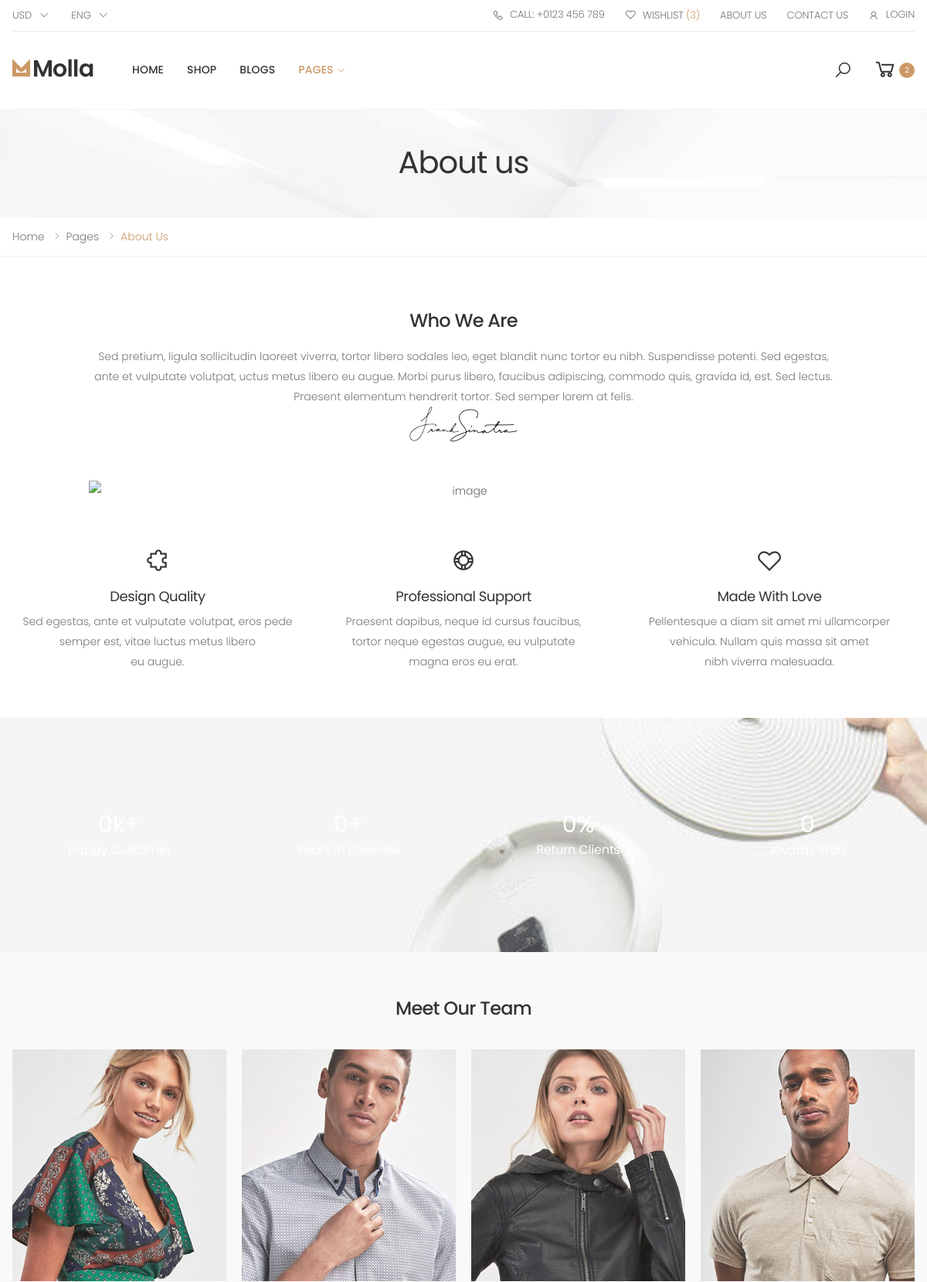
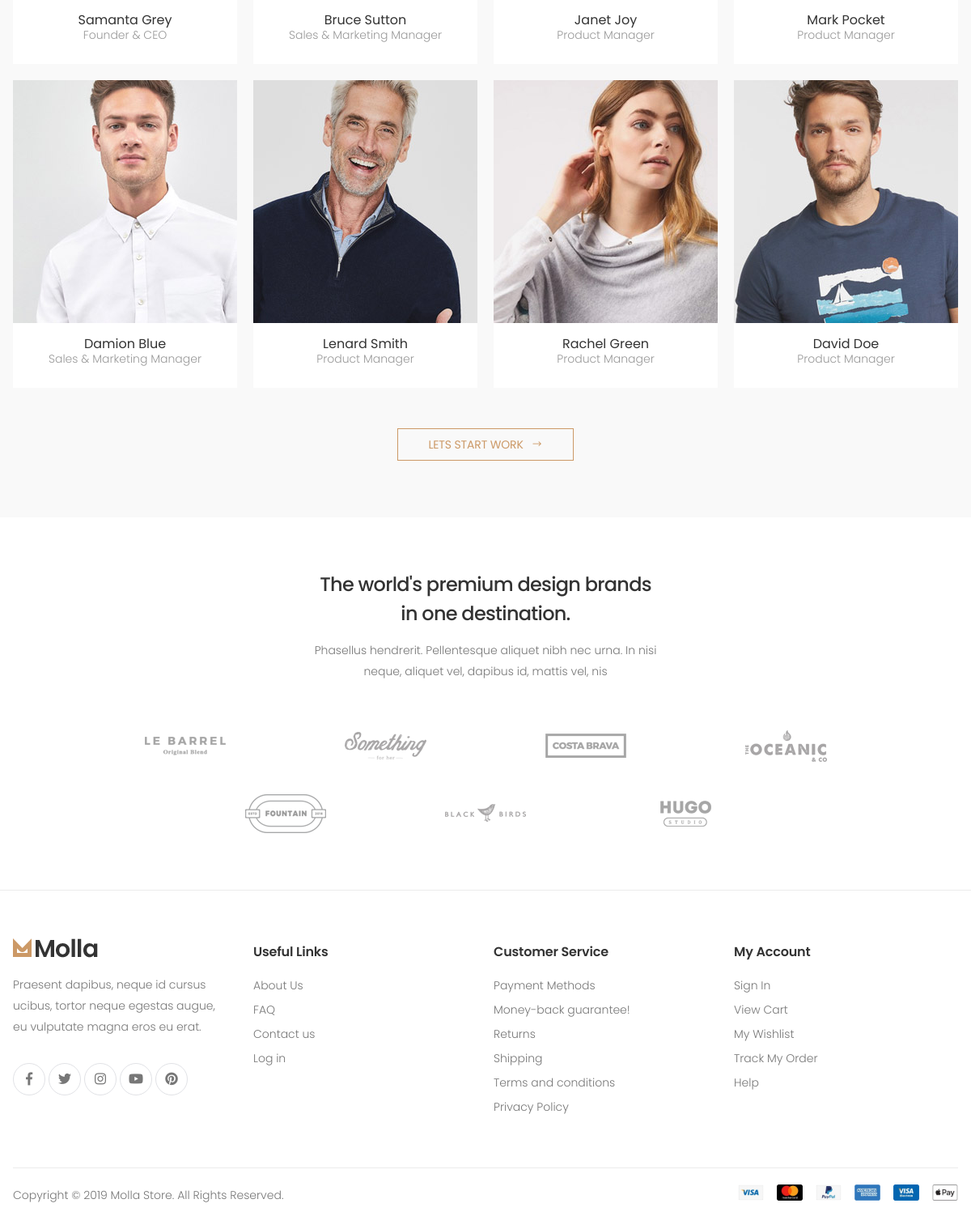
Page /about.php on the committed database (2 pictures, top to bottom).
### tables this page shows
CREATE TABLE `statistics` (
  `id` int(11) NOT NULL,
  `title` varchar(255) DEFAULT NULL,
  `count_value` int(11) DEFAULT NULL,
  `unit` varchar(50) DEFAULT NULL
);

CREATE TABLE `team` (
  `id` int(11) NOT NULL,
  `name` varchar(255) DEFAULT NULL,
  `designation` varchar(255) DEFAULT NULL,
  `photo` varchar(255) DEFAULT NULL,
  `facebook_url` varchar(255) DEFAULT NULL,
  `twitter_url` varchar(255) DEFAULT NULL,
  `instagram_url` varchar(255) DEFAULT NULL
);

CREATE TABLE `brands` (
  `brand_id` int(11) NOT NULL,
  `brand_name` char(50) NOT NULL,
  `image_src` varchar(255) DEFAULT NULL,
  `image_alt` varchar(255) DEFAULT NULL,
  `details` varchar(255) NOT NULL,
  `created_at` timestamp NOT NULL DEFAULT current_timestamp()
);

### components/about/team.php (the view, shortened to what this page needs)
<?php
$query = "SELECT * FROM `team`";
$team_query = $conn->query($query);
?>
<div class="bg-light-2 pt-6 pb-7 mb-6">
    <div class="container">
        <h2 class="title text-center mb-4">Meet Our Team</h2>
        <div class="row">
            <?php
            while ($row = $team_query->fetch_object()) {
            ?>
                <div class="col-sm-6 col-lg-3">
                    <div class="member member-2 text-center">
                        <figure class="member-media">
                            <img src="<?= $row->photo; ?>" alt="member photo">
                        </figure>
                        <div class="member-content">
                            <h3 class="member-title"><?= $row->name; ?><span><?= $row->designation; ?></span></h3>
                        </div>
                    </div>
                </div>
            <?php  } ?>
        </div>
        <div class="text-center mt-3">
            <a href="blog.html" class="btn btn-sm btn-minwidth-lg btn-outline-primary-2">
                <span>LETS START WORK</span>
                <i class="icon-long-arrow-right"></i>
            </a>
        </div>
    </div>
</div>

### about.php (shortened to what this page needs)
<!DOCTYPE html>
<html lang="en">
<head>
    <link rel="stylesheet" href="assets/css/bootstrap.min.css">
    <link rel="stylesheet" href="assets/css/style.css">
</head>
<body></body>
<div class="page-wrapper">
    <?php
    include_once("./components/commonHF/header.php");;
    ?>
    <main class="main">
        <div class="page-header text-center" style="background-image: url('assets/images/page-header-bg.jpg')">
            <div class="container">
                <h1 class="page-title">About us</h1>
            </div>
        </div>
        <nav aria-label="breadcrumb" class="breadcrumb-nav">
            <div class="container">
                <ol class="breadcrumb">
                    <li class="breadcrumb-item"><a href="./">Home</a></li>
                    <li class="breadcrumb-item"><a href="javascript:void(0)">Pages</a></li>
                    <li class="breadcrumb-item"><a href="about" class="<?= substr(basename($_SERVER['PHP_SELF']), 0, -4) == "about" ? "active" : null ?>">About us</a></li>
                </ol>
            </div>
        </nav>
        <div class="page-content pb-3">
            <div class="container">
                <div class="row">
                    <div class="col-lg-10 offset-lg-1">
                        <div class="about-text text-center mt-3">
                            <h2 class="title text-center mb-2">Who We Are</h2>
                            <p>Sed pretium, ligula sollicitudin laoreet viverra, tortor libero sodales leo, eget blandit nunc tortor eu nibh. Suspendisse potenti. Sed egestas, ante et vulputate volutpat, uctus metus libero eu augue. Morbi purus libero, faucibus adipiscing, commodo quis, gravida id, est. Sed lectus. Praesent elementum hendrerit tortor. Sed semper lorem at felis. </p>
                            <img src="assets/images/about/about-2/signature.png" alt="signature" class="mx-auto mb-5">
                            <img src="assets/images/about/about-2/img-1.jpg" alt="image" class="mx-auto mb-6">
                        </div>
                    </div>
                </div>
                <div class="row justify-content-center">
                    <div class="col-lg-4 col-sm-6">
                        <div class="icon-box icon-box-sm text-center">
                            <span class="icon-box-icon">
                                <i class="icon-puzzle-piece"></i>
                            </span>
                            <div class="icon-box-content">
                                <h3 class="icon-box-title">Design Quality</h3>
                                <p>Sed egestas, ante et vulputate volutpat, eros pede semper est, vitae luctus metus libero <br>eu augue.</p>
                            </div>
                        </div>
                    </div>
                    <div class="col-lg-4 col-sm-6">
                        <div class="icon-box icon-box-sm text-center">
                            <span class="icon-box-icon">
                                <i class="icon-life-ring"></i>
                            </span>
                            <div class="icon-box-content">
                                <h3 class="icon-box-title">Professional Support</h3>
                                <p>Praesent dapibus, neque id cursus faucibus, <br>tortor neque egestas augue, eu vulputate <br>magna eros eu erat. </p>
                            </div>
                        </div>
                    </div>
                    <div class="col-lg-4 col-sm-6">
                        <div class="icon-box icon-box-sm text-center">
                            <span class="icon-box-icon">
                                <i class="icon-heart-o"></i>
                            </span>
                            <div class="icon-box-content">
                                <h3 class="icon-box-title">Made With Love</h3>
                                <p>Pellentesque a diam sit amet mi ullamcorper <br>vehicula. Nullam quis massa sit amet <br>nibh viverra malesuada.</p>
                            </div>
                        </div>
                    </div>
                </div>
            </div>
            <?php include_once("./components/about/statistics.php"); ?>
            <?php include_once("./components/about/team.php");
            $query = "SELECT * FROM `brands`";
            $brands = $conn->query($query);
            ?>
            <div class="container">
                <div class="row">
                    <div class="col-lg-10 offset-lg-1">
                        <div class="brands-text text-center mx-auto mb-6">
                            <h2 class="title">The world's premium design brands in one destination.</h2>
                            <p>Phasellus hendrerit. Pellentesque aliquet nibh nec urna. In nisi neque, aliquet vel, dapibus id, mattis vel, nis</p>
                        </div>
                        <div class="brands-display">
                            <div class="row justify-content-center">
                                <?php
                                while ($brand = $brands->fetch_object()) {
                                ?>
                                    <div class="col-6 col-sm-4 col-md-3">
                                        <a href="#" class="brand">
                                            <img src="<?= $brand->image_src ?>" alt="<?= $brand->image_alt ?>">
                                        </a>
                                    </div>
                                <?php
                                }
                                ?>
                            </div>
                        </div>
                    </div>
                </div>
            </div>
        </div>
    </main>
    <?php
    include_once("./components/commonHF/footer.php");
    ?>
    </body>
</html>

### components/commonHF/header.php (shortened to what this page needs)
<header class="header">
    <div class="header-top">
        <div class="container">
            <div class="header-left">
                <div class="header-dropdown">
                    <a href="#">Usd</a>
                </div>
                <div class="header-dropdown">
                    <a href="#">Eng</a>
                </div>
            </div>
            <div class="header-right">
                <ul class="top-menu">
                    <li>
                        <ul>
                            <li><a href="tel:#"><i class="icon-phone"></i>Call: +0123 456 789</a></li>
                            <li><a href="wishlist"><i class="icon-heart-o"></i>Wishlist <span>(3)</span></a></li>
                            <li><a href="about">About Us</a></li>
                            <li><a href="contact">Contact Us</a></li>
                            <?php
                            $pagename = pathinfo($_SERVER['PHP_SELF'], PATHINFO_FILENAME);
                            if ($pagename !== "login") {
                            ?>
                                <li><a href="#signin-modal" data-toggle="modal"><i class="icon-user"></i>Login</a></li>
                            <?php
                            }
                            ?>
                        </ul>
                    </li>
                </ul>
            </div>
        </div>
    </div>
    <div class="header-middle sticky-header">
        <div class="container">
            <div class="header-left">
                <a href="./" class="logo">
                    <img src="assets/images/logo.png" alt="Molla Logo" width="105" height="25">
                </a>
                <nav class="main-nav">
                    <ul class="menu sf-arrows">
                        <li class="<?= $pagename == "./" ? "active" : null ?>">
                            <a href="./" style="padding-right: 0;">Home</a>
                        </li>
                        <li>
                            <a href="category" style="padding-right: 0;">Shop</a>
                        </li>
                        <li class="<?= $pagename == "blog-listing" ? "active" : null ?>">
                            <a href="blog-listing" style="padding-right: 0;">Blogs</a>
                        </li>
                        <li class="<?= ($pagename == "about" || $pagename == "contact" || $pagename == "login" ||  $pagename == "faq") ? "active" : null ?>">
                            <a href="javascript:void(0)" class="sf-with-ul">Pages</a>
                        </li>
                    </ul>
                </nav>
            </div>
            <div class=" header-right">
                <div class="header-search">
                    <a href="#" class="search-toggle" role="button" title="Search"><i class="icon-search"></i></a>
                </div>
                <div class="dropdown cart-dropdown">
                    <a href="cart" class="dropdown-toggle <?= $pagename == "cart" ? "active_cart" : null ?>">
                        <i class="icon-shopping-cart"></i>
                        <span class="cart-count">2</span>
                    </a>
                </div>
            </div>
        </div>
    </div>
</header>

### components/about/statistics.php
<?php
$query = "SELECT * FROM `statistics`";
$statistics_query = $conn->query($query)
?>
<div class="bg-image pt-7 pb-5 pt-md-12 pb-md-9" style="background-image: url(assets/images/backgrounds/bg-4.jpg)">
    <div class="container">
        <div class="row">
            <?php
            while ($row = $statistics_query->fetch_object()) {
            ?>
                <div class="col-6 col-md-3">
                    <div class="count-container text-center">
                        <div class="count-wrapper text-white">
                            <span class="count" data-from="0" data-to="<?= $row->count_value; ?>" data-speed="3000" data-refresh-interval="50">0</span><?= $row->unit; ?>
                        </div>
                        <h3 class="count-title text-white"><?= $row->title; ?></h3>
                    </div>
                </div>
            <?php } ?>
        </div>
    </div>
</div>

### components/commonHF/footer.php (shortened to what this page needs)
<?php
include_once("./db.php");
?>
<footer class="footer">
    <div class="footer-middle">
        <div class="container">
            <div class="row">
                <div class="col-sm-6 col-lg-3">
                    <div class="widget widget-about">
                        <img src="assets/images/logo.png" class="footer-logo" alt="Footer Logo" width="105" height="25">
                        <p>Praesent dapibus, neque id cursus ucibus, tortor neque egestas augue, eu vulputate
                            magna eros eu erat. </p>
                        <?php
                        $social_media_query = $conn->query("SELECT * FROM `social_media`");
                        $exist = $social_media_query->num_rows;
                        if ($exist !== 0 || $exist > 0 || $exist == 1) {
                            $fetch = $social_media_query->fetch_assoc();
                        ?>
                            <div class="social-icons">
                                <a href="<?= $fetch['facebook_link'] ?>" class="social-icon" target="_blank" title="Facebook"><i class="icon-facebook-f"></i></a>
                                <a href="<?= $fetch['twitter_link'] ?>" class="social-icon" target="_blank" title="Twitter"><i class="icon-twitter"></i></a>
                                <a href="<?= $fetch['instagram_link'] ?>" class="social-icon" target="_blank" title="Instagram"><i class="icon-instagram"></i></a>
                                <a href="<?= $fetch['youtube_link'] ?>" class="social-icon" target="_blank" title="Youtube"><i class="icon-youtube"></i></a>
                                <a href="<?= $fetch['pinterest_link'] ?>" class="social-icon" target="_blank" title="Pinterest"><i class="icon-pinterest"></i></a>
                            </div>
                        <?php
                        }
                        ?>
                    </div>
                </div>
                <div class="col-sm-6 col-lg-3">
                    <div class="widget">
                        <h4 class="widget-title">Useful Links</h4>
                        <ul class="widget-list">
                            <li><a href="about">About Us</a></li>
                            <li><a href="faq">FAQ</a></li>
                            <li><a href="contact">Contact us</a></li>
                            <li><a href="login">Log in</a></li>
                        </ul>
                    </div>
                </div>
                <div class="col-sm-6 col-lg-3">
                    <div class="widget">
                        <h4 class="widget-title">Customer Service</h4>
                        <ul class="widget-list">
                            <li><a href="javascript:void(0)">Payment Methods</a></li>
                            <li><a href="javascript:void(0)">Money-back guarantee!</a></li>
                            <li><a href="javascript:void(0)">Returns</a></li>
                            <li><a href="javascript:void(0)">Shipping</a></li>
                            <li><a href="javascript:void(0)">Terms and conditions</a></li>
                            <li><a href="javascript:void(0)">Privacy Policy</a></li>
                        </ul>
                    </div>
                </div>
                <div class="col-sm-6 col-lg-3">
                    <div class="widget">
                        <h4 class="widget-title">My Account</h4>
                        <ul class="widget-list">
                            <li><a href="login">Sign In</a></li>
                            <li><a href="cart">View Cart</a></li>
                            <li><a href="wishlist">My Wishlist</a></li>
                            <li><a href="cart">Track My Order</a></li>
                            <li><a href="contact">Help</a></li>
                        </ul>
                    </div>
                </div>
            </div>
        </div>
    </div>
    <div class="footer-bottom">
        <div class="container">
            <p class="footer-copyright">Copyright © 2019 Molla Store. All Rights Reserved.</p>
            <figure class="footer-payments">
                <img src="assets/images/payments.png" alt="Payment methods" width="272" height="20">
            </figure>
        </div>
    </div>
</footer>
</div>

### about.php (style rules this page uses)
.breadcrumb-item a.active { color: #c96; }

### rows in the picture
statistics: unit "%", title "Return Clients"
team: photo (picture), name "Samanta Grey", designation "Founder & CEO"
team: photo (picture), name "Bruce Sutton", designation "Sales & Marketing Manager"
team: photo (picture), name "Janet Joy", designation "Product Manager"
team: photo (picture), name "Mark Pocket", designation "Product Manager"
team: photo (picture), name "Damion Blue", designation "Sales & Marketing Manager"
team: photo (picture), name "Lenard Smith", designation "Product Manager"
team: photo (picture), name "Rachel Green", designation "Product Manager"
team: photo (picture), name "David Doe", designation "Product Manager"
brands: image_src (picture)
brands: image_src (picture)
brands: image_src (picture)
brands: image_src (picture)
brands: image_src (picture)
brands: image_src (picture)
brands: image_src (picture)
